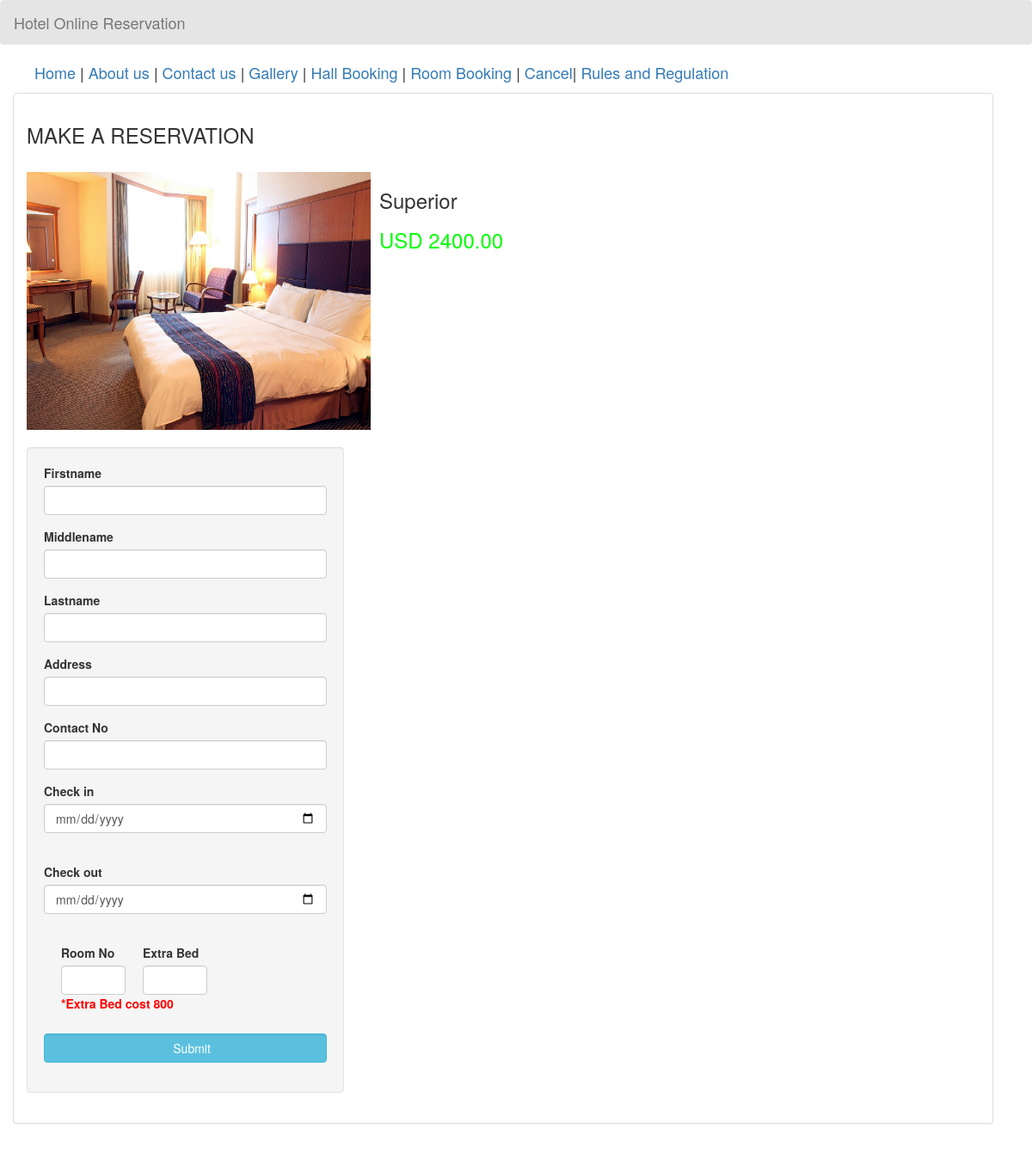
/add_reserve.php?room_id=2, run on the app's committed database.
### tables this page shows
CREATE TABLE IF NOT EXISTS `room` (
  `room_id` int NOT NULL AUTO_INCREMENT,
  `room_type` varchar(50) NOT NULL,
  `price` varchar(11) NOT NULL,
  `photo` varchar(100) NOT NULL,
  PRIMARY KEY (`room_id`)
);

### add_reserve.php (the view, shortened to what this page needs)
<!DOCTYPE html>
<html lang = "en">
	<head>
		<link rel = "stylesheet" type = "text/css" href = "css/bootstrap.css " />
		<link rel = "stylesheet" type = "text/css" href = "css/style.css" />
	</head>
<body>
	<nav style = "background-color:rgba(0, 0, 0, 0.1);" class = "navbar navbar-default">
		<div  class = "container-fluid">
			<div class = "navbar-header">
				<a class = "navbar-brand" >Hotel Online Reservation</a>
			</div>
		</div>
	</nav>
	<ul id = "menu">
	<li><a href = "index.php">Home</a></li> |
		<li><a href = "aboutus.php">About us</a></li> |
		<li><a href = "contactus.php">Contact us</a></li> |
		<li><a href = "gallery.php">Gallery</a></li> |
		<li><a href = "hallbooking.php">Hall Booking</a></li> |
		<li><a href = "reservation.php">Room Booking</a></li> |
		<li><a href = "cancel.php">Cancel</a></li>|
		<li><a href = "rulesandregulation.php">Rules and Regulation</a></li>
	</ul>
	<div style = "margin-left:0;" class = "container">
		<div class = "panel panel-default">
			<div class = "panel-body">
				<strong><h3>MAKE A RESERVATION</h3></strong>
				<br />
				<?php
					require_once 'admin/connect.php';
					$query = $conn->query("SELECT * FROM `room` WHERE `room_id` = '$_REQUEST[room_id]'") or die(mysql_error());
					$fetch = $query->fetch_array();
				?>
				<div style = "height:300px; width:800px;">
					<div style = "float:left;">
						<img src = "photo/<?php echo $fetch['photo']?>" height = "300px" width = "400px">
					</div>
					<div style = "float:left; margin-left:10px;">
						<h3><?php echo $fetch['room_type']?></h3>
						<h3 style = "color:#00ff00;"><?php echo "USD ".$fetch['price'].".00";?></h3>
					</div>
				</div>
				<br style = "clear:both;" />
				<div class = "well col-md-4">
					<form method = "POST" enctype = "multipart/form-data">
						<div class = "form-group">
							<label>Firstname</label>
							<input type = "text" class = "form-control" name = "firstname" required = "required" />
						</div>
						<div class = "form-group">
							<label>Middlename</label>
							<input type = "text" class = "form-control" name = "middlename" required = "required" />
						</div>
						<div class = "form-group">
							<label>Lastname</label>
							<input type = "text" class = "form-control" name = "lastname" required = "required" />
						</div>
						<div class = "form-group">
							<label>Address</label>
							<input type = "text" class = "form-control" name = "address" required = "required" />
						</div>
						<div class = "form-group">
							<label>Contact No</label>
							<input type = "text" class = "form-control" name = "contactno" pattern="[0-9]{10}" required = "required" />
						</div>
						<div class = "form-group">
							<label>Check in</label>
							<input type = "date" class = "form-control" name = "idate" required = "required" />
						</div>
						<br /><div class = "form-group">
							<label>Check out</label>
							<input type = "date" class = "form-control" name = "odate" required = "required" />
						</div><br>
						<div class = "form-inline" style = "float:left; margin-left:20px;">
						<label>Room No</label>
						<br />
						<input type = "number" min = "1" max = "10" name = "room_no" class = "form-control" required = "required"/>
					</div>
					<div class = "form-inline" style = "float:left; margin-left:20px;">
						<label>Extra Bed</label>
						<br />
						<input type = "number" min = "0" max = "99" name = "extra_bed" class = "form-control"/>
					</div>
					<div class = "form-inline" style = "float:left; margin-left:20px;">
						<label style = "color:#ff0000;">*Extra Bed cost 800</label>
					</div>
					<br style = "clear:both;"/>
					<br>
						<div class = "form-group">
							<button class = "btn btn-info form-control" name = "add_guest"><i class = "glyphicon glyphicon-save"></i> Submit</button>
						</div>
					</form>
				</div>
				<div class = "col-md-4"></div>
			</div>
		</div>
	</div>
	<br />
	<br />
</body>
</html>

### style.css (style rules this page uses)
#menu { list-style-type:none; font-size:18px; }
#menu li { display:inline; }

### data on the page
room: photo (picture), room_type "Superior", price "2400"
